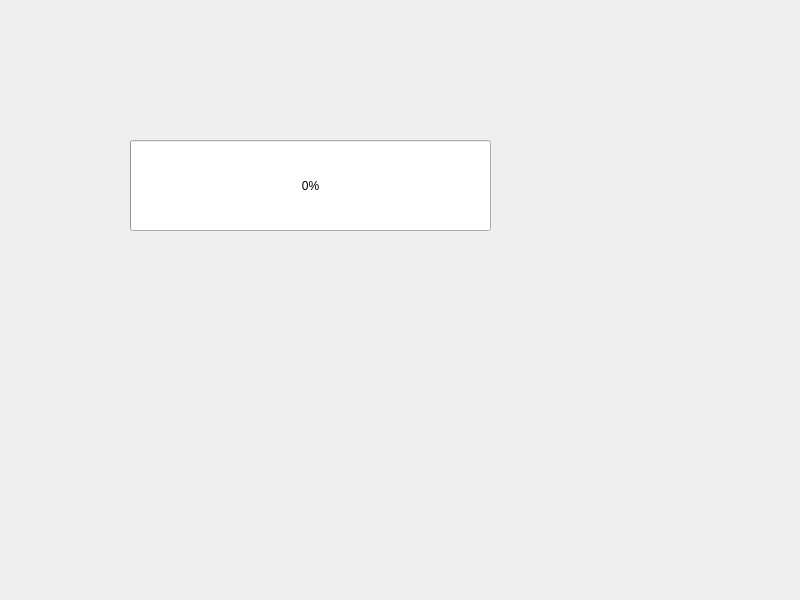
<?xml version="1.0" encoding="UTF-8"?>
<ui version="4.0">
 <class>Widget</class>
 <widget class="QWidget" name="Widget">
  <property name="geometry">
   <rect>
    <x>0</x>
    <y>0</y>
    <width>800</width>
    <height>600</height>
   </rect>
  </property>
  <property name="windowTitle">
   <string>Widget</string>
  </property>
  <widget class="QProgressBar" name="progressBar">
   <property name="geometry">
    <rect>
     <x>130</x>
     <y>140</y>
     <width>361</width>
     <height>91</height>
    </rect>
   </property>
   <property name="value">
    <number>0</number>
   </property>
  </widget>
 </widget>
 <resources/>
 <connections/>
</ui>
